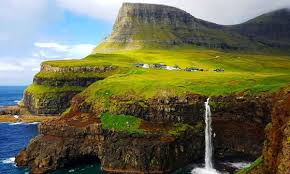
#> input picture input_data/faroe_island_1.png, 290 x 174 px; its folder holds 3 pictures in this run
$ python parallel_processing.py
#> lines starting #> are read from the running program, lines starting #| are printed output that depends on the picture; after the words box and inside, x2 and y2 are one past the last pixel; in counts of white or black regions, pixels touching at a corner belong together
import cv2 as cv
import numpy as np
import os
from glob import glob
from concurrent.futures import ThreadPoolExecutor, as_completed

input_dir = 'input_data'
output_dir = 'output_data'

os.makedirs(output_dir, exist_ok=True)

def applyMask(file_path):
#> called with file_path = 'input_data/faroe_island_1.png'
    image = cv.imread(file_path)
#> image is the input picture: shape (174, 290, 3); mean B, G, R 80.3, 108.7, 107.9

    if image is None:
        print(f"Failed to read the image: {file_path}")
        return 0

    # Create a binary mask where all 3 channels pixel values are above 200
    mask = cv.inRange(image, (200, 200, 200), (255, 255, 255))
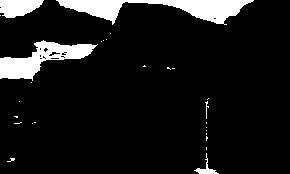
#> mask: shape (174, 290); 9.3% white; 27 white regions (22 under 20 px), largest, box (x1, y1, x2, y2) and area: (56, 0, 254, 25) 2233, (0, 40, 98, 81) 1646, (0, 0, 44, 18) 584, (194, 153, 219, 174) 125, (205, 101, 209, 119) 24

    # number of max-value pixels in the image
    No_of_Max_Pixels_in_Image = np.sum(mask == 255)
#> No_of_Max_Pixels_in_Image = 4683

    # Save the mask
    image_name = os.path.basename(file_path)
    mask_name = image_name.split(".")[0] + "_mask." + image_name.split(".")[1]
    output_path = os.path.join(output_dir, mask_name)

    # write out the masked image
    cv.imwrite(output_path, mask)

    # return the max_pixel count of the particular image
    return No_of_Max_Pixels_in_Image

def main():
    # Define the list of allowed image formats for masking
    image_formats = ['.jpg', '.png', '.jpeg']

    # Get list of all files in the input directory which follow the image formats mentioned
    total_files = [
        file for file in glob(os.path.join(input_dir, "*"))
        if os.path.splitext(file)[1].lower() in image_formats
    ]

    total_max_pixel_count = 0

    with ThreadPoolExecutor() as executor:
        futures = [executor.submit(applyMask, file_path) for file_path in total_files]
#> call 2 of applyMask, with file_path = 'input_data/faroe_island_2.jpg'
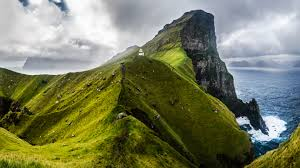
#> input picture input_data/faroe_island_2.jpg, 300 x 168 px
#> in applyMask, image is the input picture: shape (168, 300, 3); mean B, G, R 95.3, 125.3, 121.1
#> in applyMask (call 2), `mask = cv.inRange(image, (200, 200, 200), (255, 255, 255))`:
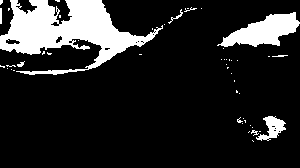
#> mask: shape (168, 300); 15.1% white; 49 white regions (40 under 20 px), largest, box (x1, y1, x2, y2) and area: (0, 0, 163, 75) 5420, (217, 12, 300, 47) 1512, (256, 116, 286, 141) 358
#> in applyMask (call 2), `No_of_Max_Pixels_in_Image = np.sum(mask == 255)`: No_of_Max_Pixels_in_Image = 7586
#> call 3 of applyMask, with file_path = 'input_data/faroe_island_3.jpg'
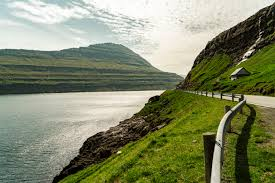
#> input picture input_data/faroe_island_3.jpg, 275 x 183 px
#> in applyMask, image is the input picture: shape (183, 275, 3); mean B, G, R 105.7, 136, 130.3
#> in applyMask (call 3), `mask = cv.inRange(image, (200, 200, 200), (255, 255, 255))`:
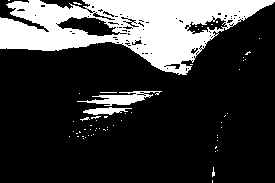
#> mask: shape (183, 275); 22.6% white; 61 white regions (58 under 20 px), largest, box (x1, y1, x2, y2) and area: (0, 0, 275, 75) 10448, (77, 91, 162, 106) 534, (83, 107, 132, 115) 225
#> in applyMask (call 3), `No_of_Max_Pixels_in_Image = np.sum(mask == 255)`: No_of_Max_Pixels_in_Image = 11381
#> futures = 3 items

        for future in as_completed(futures):
            # add max pixel count of each image
            total_max_pixel_count += future.result()
#> this loop made 3 passes
#> total_max_pixel_count on passes 1 to 3: 11381, 18967, 23650
#> after the loop, total_max_pixel_count = 23650

    # print total number of max pixels in all images
    print(f"Total number of max pixels in all images: {total_max_pixel_count}")
#| Total number of max pixels in all images: 23650

if __name__ == '__main__':
    main()
